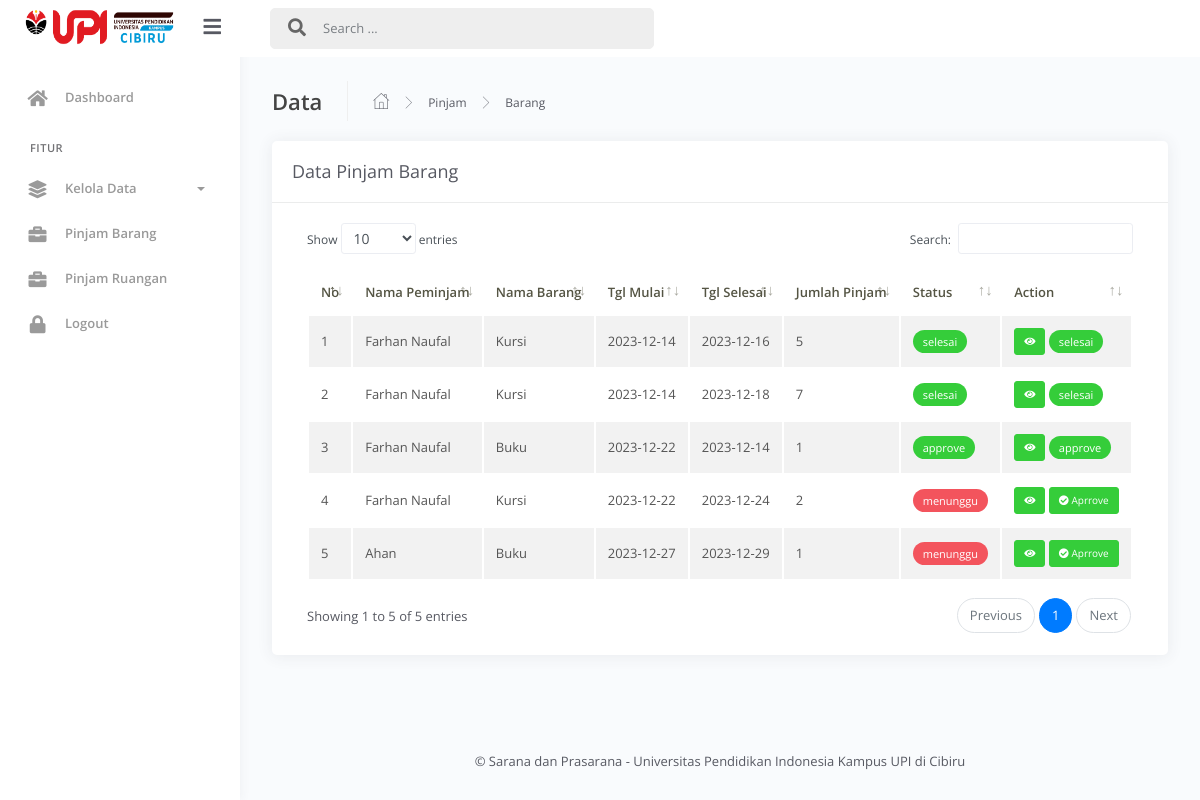
The page /WebPeminjaman/admin/?view=datapinjambarang (signed in) on the database its author committed.
### tables this page shows
CREATE TABLE `pinjambarang` (
  `id` int(11) NOT NULL,
  `id_barang` int(11) DEFAULT NULL,
  `id_user` int(11) DEFAULT NULL,
  `qty` int(11) DEFAULT NULL,
  `tgl_mulai` date DEFAULT NULL,
  `tgl_selesai` date DEFAULT NULL,
  `lokasi_barang` text DEFAULT NULL,
  `status` varchar(15) DEFAULT NULL,
  `pdf_file` varchar(255) DEFAULT NULL,
  `dokumentasi` varchar(255) DEFAULT NULL
);

CREATE TABLE `user` (
  `id` int(11) NOT NULL,
  `nama_lengkap` varchar(255) DEFAULT NULL,
  `email` varchar(255) DEFAULT NULL,
  `nohp` varchar(15) DEFAULT NULL,
  `username` varchar(15) DEFAULT NULL,
  `password` varchar(15) DEFAULT NULL,
  `level` varchar(10) DEFAULT NULL
);

CREATE TABLE `barang` (
  `id` int(11) NOT NULL,
  `nama_barang` varchar(255) DEFAULT NULL,
  `stok` int(11) DEFAULT NULL,
  `deskripsi` text DEFAULT NULL,
  `foto` varchar(255) DEFAULT NULL
);

### WebPeminjaman/admin/peminjaman/datapinjambarang.php (the view, shortened to what this page needs)
<div class="main-panel">
			<div class="content">
				<div class="page-inner">
					<div class="page-header">
						<h4 class="page-title">Data</h4>
						<ul class="breadcrumbs">
							<li class="nav-home">
								<a href="#">
									<i class="flaticon-home"></i>
								</a>
							</li>
							<li class="separator">
								<i class="flaticon-right-arrow"></i>
							</li>
							<li class="nav-item">
								<a href="#">Pinjam</a>
							</li>
							<li class="separator">
								<i class="flaticon-right-arrow"></i>
							</li>
							<li class="nav-item">
								<a href="#">Barang</a>
							</li>
						</ul>
					</div>
					<div class="row">
						<div class="col-md-12">
							<div class="card">
								<div class="card-header">
									<div class="d-flex align-items-center">
										<h4 class="card-title">Data Pinjam Barang</h4>
									</div>
								</div>
								<div class="card-body">
									<div class="table-responsive">
										<table id="add-row" class="display table table-striped table-hover" >
											<thead>
												<tr>
													<th>No</th>
													<th>Nama Peminjam</th>
													<th>Nama Barang</th>
													<th>Tgl Mulai</th>
													<th>Tgl Selesai</th>
													<th>Jumlah Pinjam</th>
													<th>Status</th>
													<th>Action</th>
												</tr>
											</thead>
											<tbody>
												<?php
													$no = 1;
													$query = mysqli_query($conn,'SELECT pinjambarang.id, pinjambarang.id_barang, pinjambarang.id_user, pinjambarang.tgl_mulai, pinjambarang.tgl_selesai, pinjambarang.qty, pinjambarang.lokasi_barang, pinjambarang.status, barang.nama_barang, user.nama_lengkap from pinjambarang inner join barang on barang.id=pinjambarang.id_barang inner join user on user.id=pinjambarang.id_user');
													while ($pinjambarang = mysqli_fetch_array($query)) {
												?>
												<tr>
													<td><?php echo $no++ ?></td>
													<td><?php echo $pinjambarang['nama_lengkap'] ?></td>
													<td><?php echo $pinjambarang['nama_barang'] ?></td>
													<td><?php echo $pinjambarang['tgl_mulai'] ?></td>
													<td><?php echo $pinjambarang['tgl_selesai'] ?></td>
													<td><?php echo $pinjambarang['qty'] ?></td>
													<td>
														<?php if($pinjambarang['status'] == 'menunggu') { ?>
														<div class="badge badge-danger"><?php echo $pinjambarang['status'] ?></div>
														<?php }else { ?>
															<div class="badge badge-success"><?php echo $pinjambarang['status'] ?></div>
														<?php } ?>
													</td>
													<td>
														<?php if($pinjambarang['status'] == 'menunggu') { ?>
														<a href="?view=detailpinjambarang&id=<?php echo $pinjambarang['id'] ?>" title="Detail" class="btn btn-xs btn-success"><i class="fa fa-eye"></i></a>
														<a href="#modalApprovePinjamBarang<?php echo $pinjambarang['id'] ?>" data-toggle="modal" title="Batal Pinjam" class="btn btn-xs btn-success"><i class="fa fa-check-circle"></i> Aprrove</a>
													<?php }else { ?>
														<a href="?view=detailpinjambarang&id=<?php echo $pinjambarang['id'] ?>" title="Detail" class="btn btn-xs btn-success"><i class="fa fa-eye"></i></a>
														<div class="badge badge-success"><?php echo $pinjambarang['status'] ?></div>
													<?php } ?>
													</td>
												</tr>
											<?php } ?>
											</tbody>
										</table>
									</div>
								</div>
							</div>
						</div>
					</div>
				</div>
			</div>
			<p class="text-footer text-center p-3">&copy; Sarana dan Prasarana - Universitas Pendidikan Indonesia Kampus UPI di Cibiru</p>
		</div>

### rows shown on the page
pinjambarang: id_user.nama_lengkap "Farhan Naufal", id_barang.nama_barang "Kursi", tgl_mulai "2023-12-14", tgl_selesai "2023-12-16", qty "5", status "selesai"
pinjambarang: id_user.nama_lengkap "Farhan Naufal", id_barang.nama_barang "Kursi", tgl_mulai "2023-12-14", tgl_selesai "2023-12-18", qty "7", status "selesai"
pinjambarang: id_user.nama_lengkap "Farhan Naufal", id_barang.nama_barang "Buku", tgl_mulai "2023-12-22", tgl_selesai "2023-12-14", qty "1", status "approve"
pinjambarang: id_user.nama_lengkap "Farhan Naufal", id_barang.nama_barang "Kursi", tgl_mulai "2023-12-22", tgl_selesai "2023-12-24", qty "2", status "menunggu"
pinjambarang: id_user.nama_lengkap "Ahan", id_barang.nama_barang "Buku", tgl_mulai "2023-12-27", tgl_selesai "2023-12-29", qty "1", status "menunggu"
